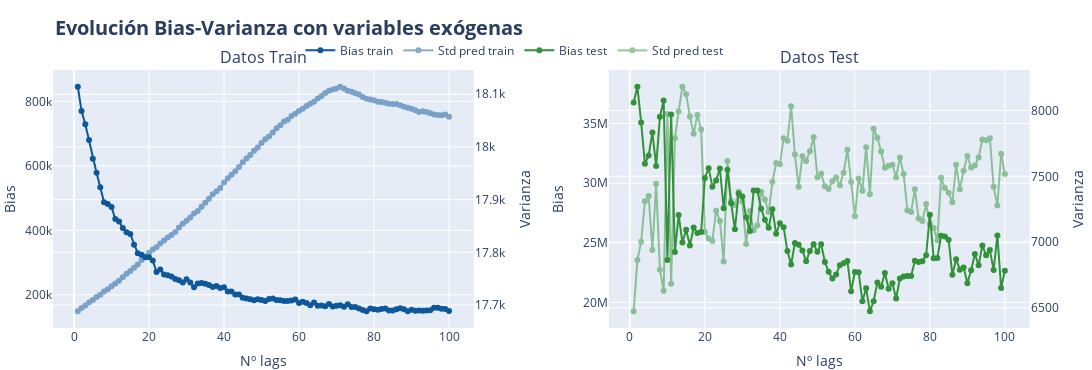

The cell this chart's notebook holds for it:
### Code cell
# Gráfico Bias-Varianza
# ==============================================================================
fig = make_subplots(rows=1, cols=2, horizontal_spacing = 0.13,
                    subplot_titles=("Datos Train", "Datos Test"),
                    specs=[[{"secondary_y": True}, {"secondary_y": True}]])

labels = ['Bias train', 'Std pred train', 'Bias test', 'Std pred test']
plots = [metricas_train, stds_train, metricas_test, stds_test]
secondarys = [False, True, False, True]
colores = [palette_btc['azul'], palette_btc['azul'], palette_btc['verde'], palette_btc['verde']]
opacidades = [1, 0.5, 1, 0.5]
cols = [1, 1, 2, 2]

for label, plot, secondary, color, opacidad, col in zip(labels, plots, secondarys, colores, opacidades, cols):
    
    # Se añanden todas las lineas con un ciclo
    fig.add_trace(
        go.Scatter(x=lags, y=plot, name=f'{label}', mode='lines+markers',
                   opacity=opacidad, line=dict(color=color)),
                   secondary_y=secondary, row=1, col=col
        )
    
fig.update_layout(
    width       = 1200,
    height      = 370,
    title       = dict(text='<b>Evolución Bias-Varianza con variables exógenas</b>',
                       font=dict(size=20)),
    legend      = dict(orientation="h", yanchor="bottom",
                       y=1.02, xanchor="right", x=0.65),
    margin      = dict(l=0, r=0, t=70, b=40),
)
fig.update_xaxes(title_text='Nº lags')
fig.update_yaxes(title_text='Bias', secondary_y=False)
fig.update_yaxes(title_text='Varianza', secondary_y=True)
fig.show();
